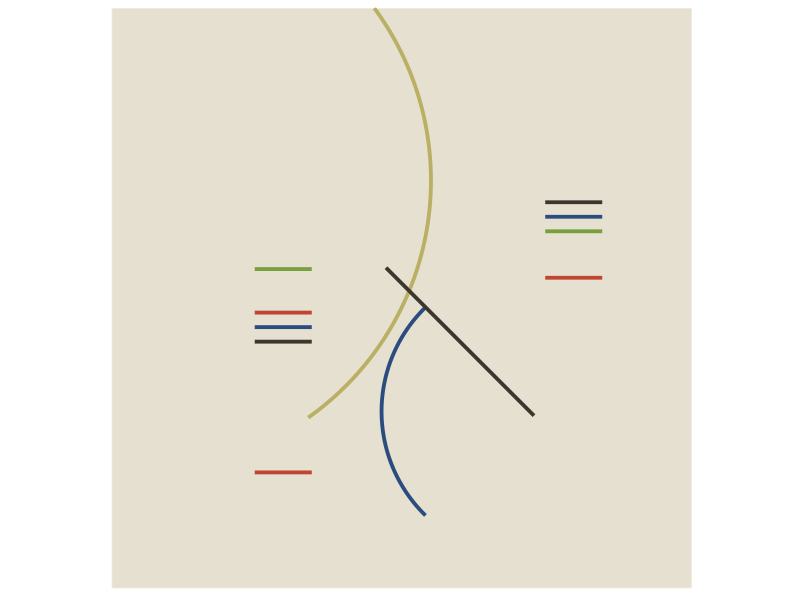

This chart was generated by the following R code:
## ---- chunk 1
library(tidyverse)

n<-10000

colors<-c(
  "#e6e0d0", #1 background
  "#c04631", #2 red
  "#7aa03e", #3 green
  "#2a4c7e", #4 blue
  "#3d362f", #5 charcoal
  "#b9b064"  #6 greenish yellowish big curve
)

g<-ggplot()+ theme(panel.background = element_rect(fill=colors[1], colour='white'),
                   panel.grid.major = element_blank(),
                   panel.grid.minor = element_blank())

#making first curve
bound<-pi/4
scale<-.8
big.curve<-data.frame(
  y=sin(seq(bound*scale, -(bound+.4)*scale, length=n))+.405,
  x=cos(seq(bound*scale, -(bound+.4)*scale, length=n))-.9
)

small.curve<-data.frame(
  y=sin(seq(bound, -bound, length=n))*.5-.39,
  x=-cos(seq(bound, -bound, length=n))*.5+.43
)

diagonal<-data.frame(
  x=seq(-.05, .45, length=n),
  y=seq(.10, -.40, length=n)
)

gl<-data.frame(
  x=seq(-0.31695, -.5 ,length=n),
  y=seq(.1, .1, length=n)
)


g<-g+
  #big curve
  geom_path(data=big.curve, 
            aes(x=x, y=y), 
            colour=colors[6],
            size=1.3,
            lineend = "square"
            )+
  #small curve
  geom_path(data=small.curve, 
            aes(x=x, y=y), 
            colour=colors[4],
            size=1.3,
            lineend = "square"
            )+
  #black diagonal line
  geom_line(data=diagonal, 
            aes(x=x, y=y), 
            colour=colors[5],
            size=1.3,
            lineend = "square"
            )+
  #green line on the left
  geom_line(data=gl,
            aes(x=x, y=y), 
            colour=colors[3],
            size=1.3,
            lineend = "square"
            )+
  #red line on the upper left
  geom_line(data=gl,
            aes(x=x, y=(y-.15)), 
            colour=colors[2],
            size=1.3,
            lineend = "square"
            )+ 
  #blue line on the left
  geom_line(data=gl,
            aes(x=x, y=(y-.2)), 
            colour=colors[4],
            size=1.3,
            lineend = "square"
            )+ 
  #black line on the left
  geom_line(data=gl,
            aes(x=x, y=(y-.25)), 
            colour=colors[5],
            size=1.3,
            lineend = "square"
            )+ 
  #red line on the lower left
  geom_line(data=gl,
            aes(x=x, y=(y-.7)), 
            colour=colors[2],
            size=1.3,
            lineend = "square"
            )+ 
  #red line on the right
  geom_line(data=gl,
            aes(x=x+1, y=(y-.03)), 
            colour=colors[2],
            size=1.3,
            lineend = "square"
            )+ 
  #green line on the right
  geom_line(data=gl,
            aes(x=x+1, y=(y+.13)), 
            colour=colors[3],
            size=1.3,
            lineend = "square"
            )+
  #blue line on the right
  geom_line(data=gl,
            aes(x=x+1, y=(y+.18)), 
            colour=colors[4],
            size=1.3,
            lineend = "square"
            )+
  #black line on the right
  geom_line(data=gl,
            aes(x=x+1, y=(y+.23)), 
            colour=colors[5],
            size=1.3,
            lineend = "square"
            )+
  coord_fixed()+
  scale_x_continuous(limits = c(-1,1), expand = c(0, 0)) +
  scale_y_continuous(limits = c(-1,1), expand = c(0, 0))+
  theme(axis.title.x=element_blank(),
        axis.text.x=element_blank(),
        axis.ticks.x=element_blank(),
        axis.title.y=element_blank(),
        axis.text.y=element_blank(),
        axis.ticks.y=element_blank())
g
